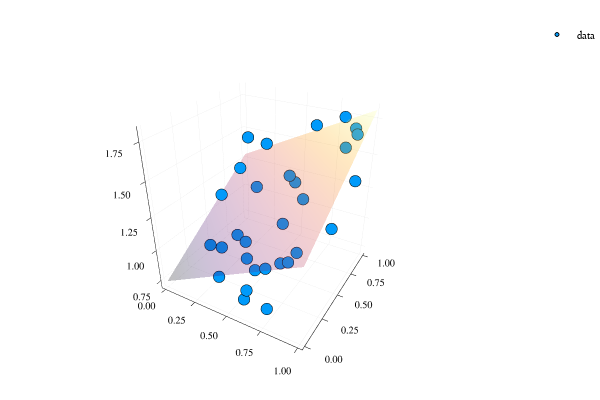

Notebook code cell kept with this figure:
### Markdown cell above
### Model

### Code cell
# initial model 
W = rand(1,2) #|> gpu
b = rand(1) #|> gpu
model = aff(W,b)

# mean squared error loss 
MSE(y1, y2) = sum(abs2, y1 .- y2) 
loss(model) = MSE(model(x), y)

# print loss
printloss(model, i=0) = i%20==0 ? println("Step: $i Loss: $(loss(model))") : nothing
printloss(model)

# plot
plotting(model)

### Figure 1 — Plotly figure (JSON) as saved in the notebook; plotly's stock layout.template omitted (floating-point values rounded to 4 significant figures; data arrays with more than 128 entries replaced by an {"elided": "..."} marker saying what was removed)
{"data": [{"colorbar": {"title": ""}, "legendgroup": "data", "marker": {"color": "rgba(0, 154, 250, 1.000)", "line": {"color": "rgba(0, 0, 0, 1.000)", "width": 1}, "size": 4, "symbol": "circle"}, "mode": "markers", "name": "data", "showlegend": true, "type": "scatter3d", "x": [0.5552, 0.239, 0.9986, 0.5321, 0.953, 0.6309, 0.7381, 0.7121, 0.906, 0.7526, 0.05186, 0.09495, 0.7958, 0.2005, 0.6196, 0.8544, 0.2879, 0.5947, 0.3981, 0.0379, 0.1212, 0.5399, 0.8819, 0.2872, 0.7805, 0.5436, 0.6951, 0.4496, 0.5861, 0.2894], "xaxis": "x1", "y": [0.1221, 0.9237, 0.7082, 0.1245, 0.4856, 0.2307, 0.06449, 0.2789, 0.9435, 0.3048, 0.9638, 0.3646, 0.996, 0.3587, 0.4761, 0.888, 0.4325, 0.9974, 0.3669, 0.6088, 0.742, 0.2522, 0.9748, 0.6985, 0.3651, 0.707, 0.6107, 0.2974, 0.7079, 0.1912], "yaxis": "y1", "z": [0.8067, 1.452, 1.439, 0.7187, 1.198, 0.9366, 0.7848, 0.9782, 1.648, 0.9841, 1.451, 0.8432, 1.731, 0.8638, 1.133, 1.566, 0.9564, 1.636, 0.9776, 1.122, 1.304, 0.8727, 1.674, 1.212, 1.03, 1.363, 1.272, 0.9025, 1.324, 0.7568], "zmax": null, "zmin": null}, {"colorbar": {"title": ""}, "colorscale": [[0, "rgba(0, 0, 4, 0.500)"], [0.03448, "rgba(4, 3, 20, 0.500)"], [0.06897, "rgba(13, 8, 41, 0.500)"], [0.1034, "rgba(24, 12, 60, 0.500)"], [0.1379, "rgba(38, 12, 81, 0.500)"], [0.1724, "rgba(54, 9, 97, 0.500)"], [0.2069, "rgba(69, 10, 105, 0.500)"], [0.2414, "rgba(84, 15, 109, 0.500)"], [0.2759, "rgba(97, 19, 110, 0.500)"], [0.3103, "rgba(111, 25, 110, 0.500)"], [0.3448, "rgba(125, 30, 109, 0.500)"], [0.3793, "rgba(140, 35, 105, 0.500)"], [0.4138, "rgba(154, 40, 101, 0.500)"], [0.4483, "rgba(166, 45, 96, 0.500)"], [0.4828, "rgba(180, 51, 89, 0.500)"], [0.5172, "rgba(193, 58, 80, 0.500)"], [0.5517, "rgba(206, 67, 71, 0.500)"], [0.5862, "rgba(216, 76, 62, 0.500)"], [0.6207, "rgba(226, 87, 52, 0.500)"], [0.6552, "rgba(235, 100, 41, 0.500)"], [0.6897, "rgba(241, 115, 29, 0.500)"], [0.7241, "rgba(247, 130, 18, 0.500)"], [0.7586, "rgba(250, 144, 8, 0.500)"], [0.7931, "rgba(252, 161, 8, 0.500)"], [0.8276, "rgba(252, 178, 22, 0.500)"], [0.8621, "rgba(250, 196, 42, 0.500)"], [0.8966, "rgba(246, 213, 67, 0.500)"], [0.931, "rgba(243, 229, 93, 0.500)"], [0.9655, "rgba(242, 244, 130, 0.500)"], [1, "rgba(252, 255, 164, 0.500)"]], "hoverinfo": "none", "name": "y2", "opacity": 0.5, "showlegend": false, "showscale": false, "type": "surface", "x": [0, 0.0101, 0.0202, 0.0303, 0.0404, 0.05051, 0.06061, 0.07071, 0.08081, 0.09091, 0.101, 0.1111, 0.1212, 0.1313, 0.1414, 0.1515, 0.1616, 0.1717, 0.1818, 0.1919, 0.202, 0.2121, 0.2222, 0.2323, 0.2424, 0.2525, 0.2626, 0.2727, 0.2828, 0.2929, 0.303, 0.3131, 0.3232, 0.3333, 0.3434, 0.3535, 0.3636, 0.3737, 0.3838, 0.3939, 0.404, 0.4141, 0.4242, 0.4343, 0.4444, 0.4545, 0.4646, 0.4747, 0.4848, 0.4949, 0.5051, 0.5152, 0.5253, 0.5354, 0.5455, 0.5556, 0.5657, 0.5758, 0.5859, 0.596, 0.6061, 0.6162, 0.6263, 0.6364, 0.6465, 0.6566, 0.6667, 0.6768, 0.6869, 0.697, 0.7071, 0.7172, 0.7273, 0.7374, 0.7475, 0.7576, 0.7677, 0.7778, 0.7879, 0.798, 0.8081, 0.8182, 0.8283, 0.8384, 0.8485, 0.8586, 0.8687, 0.8788, 0.8889, 0.899, 0.9091, 0.9192, 0.9293, 0.9394, 0.9495, 0.9596, 0.9697, 0.9798, 0.9899, 1], "xaxis": "x1", "y": [0, 0.0101, 0.0202, 0.0303, 0.0404, 0.05051, 0.06061, 0.07071, 0.08081, 0.09091, 0.101, 0.1111, 0.1212, 0.1313, 0.1414, 0.1515, 0.1616, 0.1717, 0.1818, 0.1919, 0.202, 0.2121, 0.2222, 0.2323, 0.2424, 0.2525, 0.2626, 0.2727, 0.2828, 0.2929, 0.303, 0.3131, 0.3232, 0.3333, 0.3434, 0.3535, 0.3636, 0.3737, 0.3838, 0.3939, 0.404, 0.4141, 0.4242, 0.4343, 0.4444, 0.4545, 0.4646, 0.4747, 0.4848, 0.4949, 0.5051, 0.5152, 0.5253, 0.5354, 0.5455, 0.5556, 0.5657, 0.5758, 0.5859, 0.596, 0.6061, 0.6162, 0.6263, 0.6364, 0.6465, 0.6566, 0.6667, 0.6768, 0.6869, 0.697, 0.7071, 0.7172, 0.7273, 0.7374, 0.7475, 0.7576, 0.7677, 0.7778, 0.7879, 0.798, 0.8081, 0.8182, 0.8283, 0.8384, 0.8485, 0.8586, 0.8687, 0.8788, 0.8889, 0.899, 0.9091, 0.9192, 0.9293, 0.9394, 0.9495, 0.9596, 0.9697, 0.9798, 0.9899, 1], "yaxis": "y1", "z": {"elided": "100x100 float values"}, "zmax": 1.81, "zmin": 0.7357}], "layout": {"annotations": [], "height": 400, "legend": {"bgcolor": "rgba(255, 255, 255, 1.000)", "bordercolor": "rgba(0, 0, 0, 1.000)", "font": {"color": "rgba(0, 0, 0, 1.000)", "family": "sans-serif", "size": 11}, "tracegroupgap": 0, "x": 1, "y": 1}, "margin": {"b": 20, "l": 0, "r": 0, "t": 20}, "paper_bgcolor": "rgba(255, 255, 255, 1.000)", "plot_bgcolor": "rgba(255, 255, 255, 1.000)", "scene": {"camera": {"eye": {"x": 1.126, "y": -1.95, "z": 1.3}}, "xaxis": {"anchor": "y1", "domain": [0.06582, 0.9934], "gridcolor": "rgba(0, 0, 0, 0.100)", "gridwidth": 0.5, "linecolor": "rgba(0, 0, 0, 1.000)", "mirror": false, "range": [-0.03, 1.03], "showgrid": true, "showline": true, "showticklabels": true, "tickangle": 0, "tickcolor": "rgb(0, 0, 0)", "tickfont": {"color": "rgba(0, 0, 0, 1.000)", "family": "sans-serif", "size": 11}, "tickmode": "array", "ticks": "inside", "ticktext": ["0.00", "0.25", "0.50", "0.75", "1.00"], "tickvals": [0, 0.25, 0.5, 0.75, 1], "title": "", "titlefont": {"color": "rgba(0, 0, 0, 1.000)", "family": "sans-serif", "size": 15}, "type": "-", "visible": true, "zeroline": false, "zerolinecolor": "rgba(0, 0, 0, 1.000)"}, "yaxis": {"anchor": "x1", "domain": [0.03762, 0.9902], "gridcolor": "rgba(0, 0, 0, 0.100)", "gridwidth": 0.5, "linecolor": "rgba(0, 0, 0, 1.000)", "mirror": false, "range": [-0.03, 1.03], "showgrid": true, "showline": true, "showticklabels": true, "tickangle": 0, "tickcolor": "rgb(0, 0, 0)", "tickfont": {"color": "rgba(0, 0, 0, 1.000)", "family": "sans-serif", "size": 11}, "tickmode": "array", "ticks": "inside", "ticktext": ["0.00", "0.25", "0.50", "0.75", "1.00"], "tickvals": [0, 0.25, 0.5, 0.75, 1], "title": "", "titlefont": {"color": "rgba(0, 0, 0, 1.000)", "family": "sans-serif", "size": 15}, "type": "-", "visible": true, "zeroline": false, "zerolinecolor": "rgba(0, 0, 0, 1.000)"}, "zaxis": {"gridcolor": "rgba(0, 0, 0, 0.100)", "gridwidth": 0.5, "linecolor": "rgba(0, 0, 0, 1.000)", "mirror": false, "range": [0.686, 1.843], "showgrid": true, "showline": true, "showticklabels": true, "tickangle": 0, "tickcolor": "rgb(0, 0, 0)", "tickfont": {"color": "rgba(0, 0, 0, 1.000)", "family": "sans-serif", "size": 11}, "tickmode": "array", "ticks": "inside", "ticktext": ["0.75", "1.00", "1.25", "1.50", "1.75"], "tickvals": [0.75, 1, 1.25, 1.5, 1.75], "title": "", "titlefont": {"color": "rgba(0, 0, 0, 1.000)", "family": "sans-serif", "size": 15}, "type": "-", "visible": true, "zeroline": false, "zerolinecolor": "rgba(0, 0, 0, 1.000)"}}, "showlegend": true, "width": 600}}
